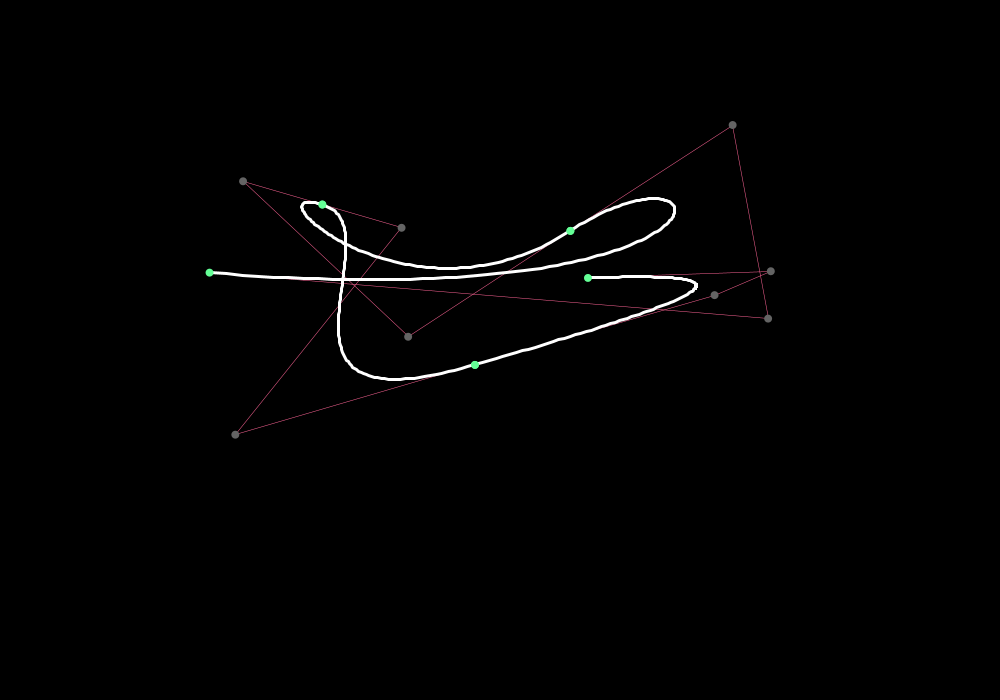
Frame 1 (no input)
Frame 60 (the mouse pressed at the canvas centre just before this capture): identical to frame 1, image omitted
Frame 120 (the mouse held since frame 60 and released just before this capture): identical to frame 1, image omitted

The Processing sketch that drew this single still picture (run headless with seeded random() and noise(); from frame 60 on, the mouse is pressed at the canvas centre):

// Processing sketch: Bezier
// ── Bezier.pde
//n = 4 + x*3 (x = 0, 1, 2, 3,...) => x+1 db Bézier ív rajzolódik
int x = 3, 
  n = 4 + x*3, 
  d = n+5, 
  r = 8;
PVector[] points = new PVector[n];

void setup() {
  size(1000, 700);
  background(0);
  for (int i = 0; i < n; i++) {
    //elsőrendű folytonosság
    if (3 < i && i < n-1 && (i-4) % 3 == 0) {
      PVector num = new PVector(points[i-1].x-points[i-2].x, points[i-1].y-points[i-2].y);
      points[i] = new PVector(points[i-1].x+num.x, points[i-1].y+num.y);
      i++;
    }
    points[i] = new PVector(random(200, 800), random(200, 500));
  }
}


void draw() {
  background(0);

  //pont összekötő vonalak
  strokeWeight(0.5);
  stroke(255, 100, 150);
  for (int i = 0; i < n-1; i++) {
    line(points[i].x, points[i].y, points[i+1].x, points[i+1].y);
  }

  //Bézier ív(ek)
  strokeWeight(3);
  noFill();
  for (int i = 0; i < n-3; i+=3) {
    stroke(255);
    strokeWeight(3);
    noFill();
    drawBezier(points[i].x, points[i].y, points[i+1].x, points[i+1].y, 
      points[i+2].x, points[i+2].y, points[i+3].x, points[i+3].y);

    //fő pontok
    noStroke();
    fill(100, 255, 150);
    circle(points[i].x, points[i].y, r);
    circle(points[i+3].x, points[i+3].y, r);

    //köztes pontok
    fill(100);
    circle(points[i+1].x, points[i+1].y, r);
    circle(points[i+2].x, points[i+2].y, r);
  }
}

void drawBezier(float x1, float x2, float y1, float y2, float z1, float z2, float w1, float w2) {
  float t, xX, yY;
  beginShape();
  for (t = 0; t < 1; t+=0.01) {
    xX = x1 * pow(1-t, 3) + 
      y1 * (3*pow(1-t, 2)) * t +
      z1 * (3*(1-t)*pow(t, 2))+
      w1 * pow(t, 3);
    yY = x2 * pow(1-t, 3) + 
      y2 * (3*pow(1-t, 2)) * t +
      z2 * (3*(1-t)*pow(t, 2))+
      w2 * pow(t, 3);

    vertex(xX, yY);
  }
  t = 1; // a biztos utolsó pontért
  xX = x1 * pow(1-t, 3) + 
    y1 * (3*pow(1-t, 2)) * t +
    z1 * (3*(1-t)*pow(t, 2))+
    w1 * pow(t, 3);
  yY = x2 * pow(1-t, 3) + 
    y2 * (3*pow(1-t, 2)) * t +
    z2 * (3*(1-t)*pow(t, 2))+
    w2 * pow(t, 3);
  vertex(xX, yY);
  endShape();
}

void mousePressed() {
  for (int i = 0; i < n; i++) {
    if (sqrt(pow(mouseX-points[i].x, 2) + pow(mouseY-points[i].y, 2)) < r/2) {
      d = i;
    }
  }
}

void mouseDragged() {
  if (d >= 0 && d < n) {
    points[d].x = mouseX;
    points[d].y = mouseY;
  }
}

void mouseReleased() {
  d = n+5;
}
